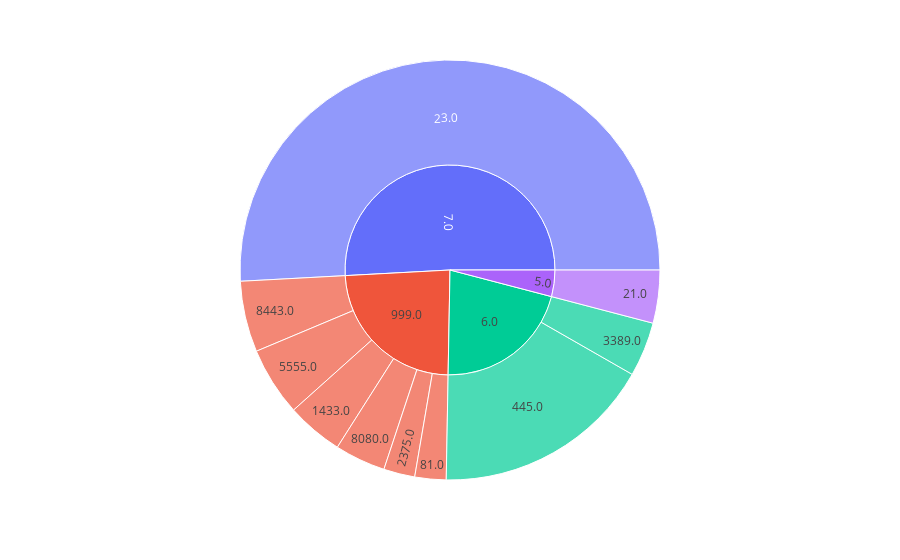

Notebook code cell kept with this figure:
### Code cell
deny_sunburst = px.sunburst(df_deny_gb, path=['policyid', 'portdst'], values='counts')
deny_sunburst.show()

### Figure 1 — Plotly figure (JSON) as saved in the notebook; plotly's stock layout.template omitted (floating-point values rounded to 4 significant figures)
{"data": [{"branchvalues": "total", "domain": {"x": [0, 1], "y": [0, 1]}, "hovertemplate": "labels=%{label}<br>counts=%{value}<br>parent=%{parent}<br>id=%{id}<extra></extra>", "ids": ["999.0/1433.0", "5.0/21.0", "7.0/23.0", "999.0/2375.0", "6.0/3389.0", "6.0/445.0", "999.0/5555.0", "999.0/8080.0", "999.0/81.0", "999.0/8443.0", "5.0", "6.0", "7.0", "999.0"], "labels": ["1433.0", "21.0", "23.0", "2375.0", "3389.0", "445.0", "5555.0", "8080.0", "81.0", "8443.0", "5.0", "6.0", "7.0", "999.0"], "name": "", "parents": ["999.0", "5.0", "7.0", "999.0", "6.0", "6.0", "999.0", "999.0", "999.0", "999.0", "", "", "", ""], "type": "sunburst", "values": [107, 100, 1247, 59, 103, 417, 130, 96, 59, 134, 100, 520, 1247, 585]}], "layout": {"legend": {"tracegroupgap": 0}, "margin": {"t": 60}}}
